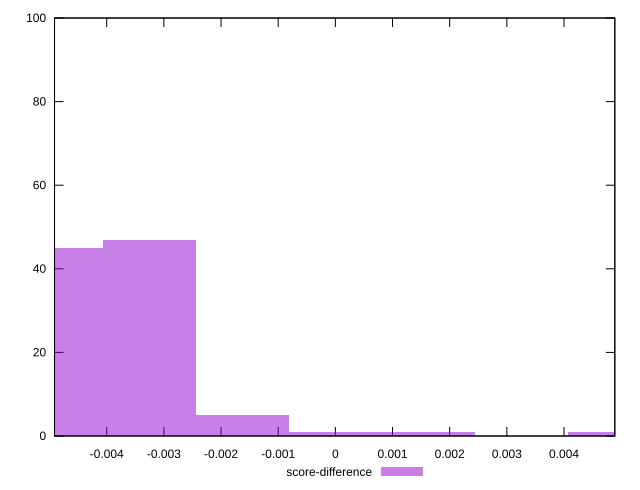

gnuplot code for this plot:
reset

$scoreDifference <<EOF
0.0016289933995433403 1
-0.0032579867990866805 47
-0.0016289933995433403 5
-0.004886980198630021 45
0 1
0.004886980198630021 1
EOF

set key outside below
set boxwidth 0.0016289933995433403
set xrange [-0.004912787554260473:0.004888925164377028]
set yrange [0:100]
set trange [0:100]
set style fill transparent solid 0.5 noborder
set terminal svg size 640, 490 enhanced background rgb 'white'
set output "reprap/interactive/samples/pages+cached/score-difference/histogram.svg"

plot $scoreDifference title "score-difference" with boxes

reset
